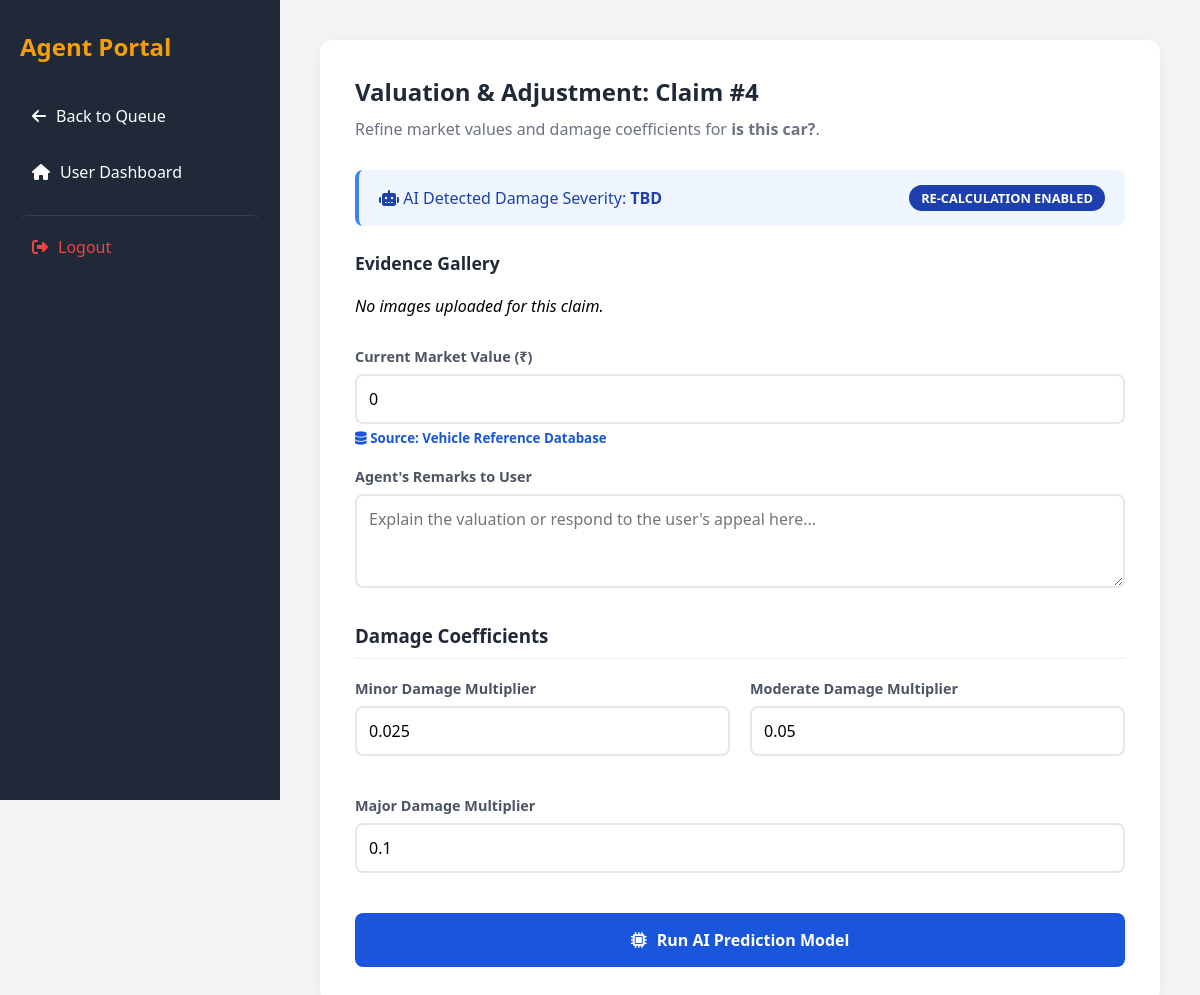
/review-claim/4/ (signed in), run on an earlier commit of the app's database.
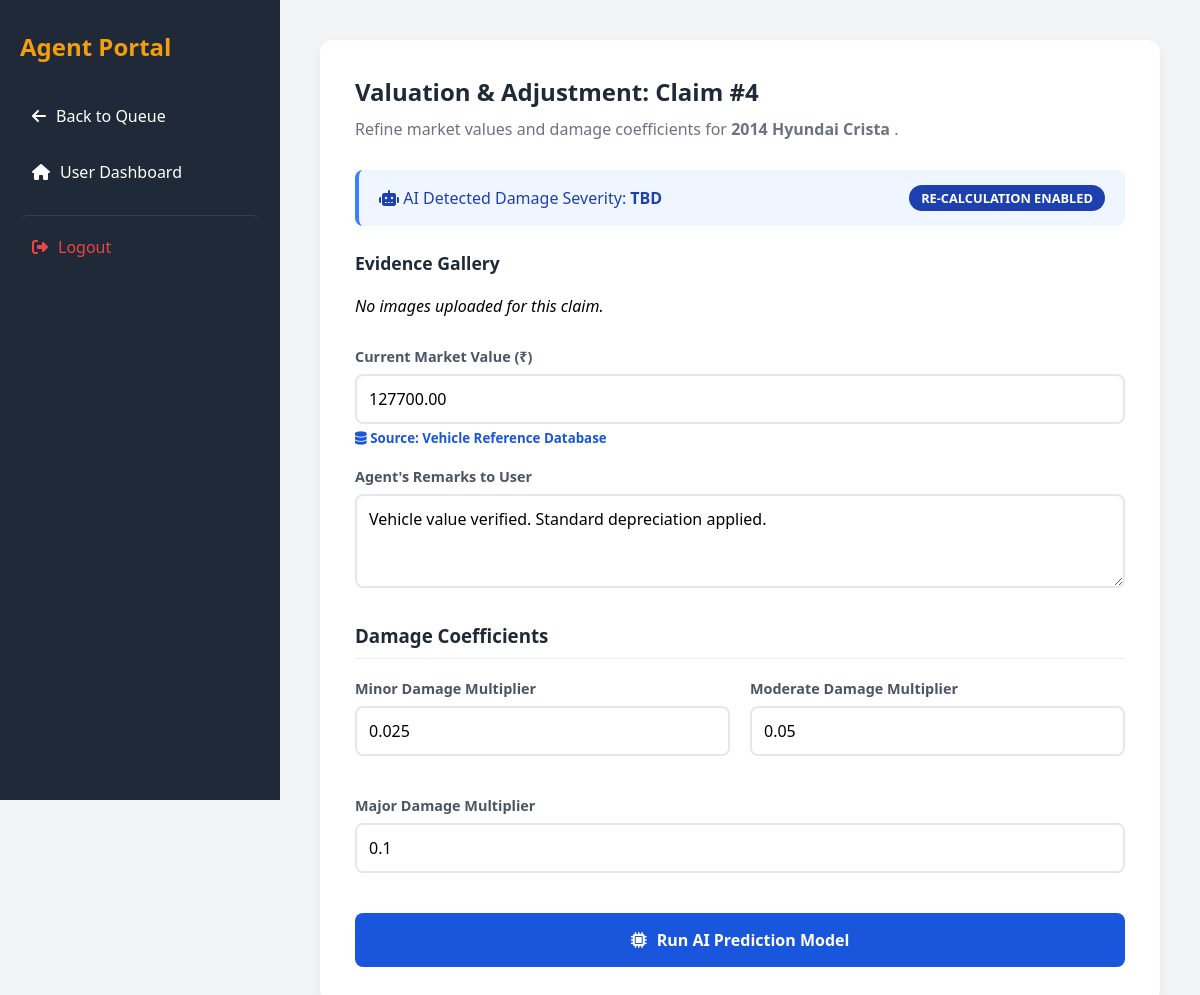
And on a later commit of the database.
### my_admin/models.py (models this page shows, shortened)
class DamageAnalysis(models.Model):
    user = models.ForeignKey(User, on_delete=models.CASCADE, related_name='client_claims')
    agent = models.ForeignKey(
        User,
        on_delete=models.SET_NULL,
        null=True,
        blank=True,
        related_name='assigned_claims'
    )
    car_details = models.CharField(max_length=100)
    status = models.CharField(max_length=20, default='Pending')  # Pending, Approved, Rejected, Appealed
    damage_level = models.CharField(max_length=20, default='TBD')
    date_analyzed = models.DateTimeField(auto_now_add=True)  # Set once on creation
    updated_at = models.DateTimeField(auto_now=True)  # Updates every time .save() is called
    market_value = models.DecimalField(max_digits=12, decimal_places=2, null=True, blank=True)
    minor_coeff = models.FloatField(null=True, blank=True, default=0.025)
    moderate_coeff = models.FloatField(null=True, blank=True, default=0.05)
    major_coeff = models.FloatField(null=True, blank=True, default=0.1)
    estimated_claim = models.DecimalField(max_digits=12, decimal_places=2, null=True, blank=True)
    agent_comment = models.TextField(null=True, blank=True)
    user_appeal_reason = models.TextField(null=True, blank=True)
    appeal_count = models.IntegerField(default=0)  # Tracks 1st and 2nd re-evaluation requests

### my_admin/views.py (the view, shortened to what this page needs)
# urls.py: path('review-claim/<int:claim_id>/', views.review_claim, name='review_claim'),
@login_required
def review_claim(request, claim_id):
    if not is_agent(request.user):
        return redirect('admin_dashboard')
    claim = get_object_or_404(DamageAnalysis, id=claim_id)
    default_market_value = 0
    try:
        model_name = claim.car_details.split()[-1]
        vehicle = VehicleValue.objects.filter(model__icontains=model_name).first()
        if vehicle:
            default_market_value = vehicle.price
    except:
        pass
    context = {
        'claim': claim,
        'default_market_value': default_market_value,
        'def_minor': 0.025,
        'def_moderate': 0.05,
        'def_major': 0.1
    }
    return render(request, "ReviewClaim.html", context)

### my_admin/views.py (called while the page is built)
def is_agent(user):
    try:
        return user.userprofile.role == 'Agent' or user.is_superuser
    except UserProfile.DoesNotExist:
        return False

### my_admin/templates/ReviewClaim.html (shortened to what this page needs)
<!DOCTYPE html>
<html lang="en">
<head>
    <link rel="stylesheet" href="https://cdnjs.cloudflare.com/ajax/libs/font-awesome/6.4.0/css/all.min.css">
</head>
<body>
    <div class="sidebar">
        <h2>Agent Portal</h2>
        <a href="{% url 'agent_dashboard' %}" class="sidebar-link">
            <i class="fas fa-arrow-left"></i> Back to Queue
        </a>
        <a href="{% url 'admin_dashboard' %}" class="sidebar-link">
            <i class="fas fa-home"></i> User Dashboard
        </a>
        <a href="{% url 'my_logout' %}" class="sidebar-link logout">
            <i class="fas fa-sign-out-alt"></i> Logout
        </a>
    </div>
    <div class="main-content">
        <div class="card">
            <h2>Valuation & Adjustment: Claim #{{ claim.id }}</h2>
            <p style="color: #6b7280; margin-bottom: 30px;">Refine market values and damage coefficients for <strong>{{ claim.car_details }}</strong>.</p>
            <div class="info-box">
                <div>
                    <i class="fas fa-robot"></i> AI Detected Damage Severity:
                    <strong style="text-transform: uppercase;">{{ claim.damage_level }}</strong>
                </div>
                <span class="status-badge">RE-CALCULATION ENABLED</span>
            </div>
            <h3 style="margin-bottom: 15px; font-size: 1.1rem; color: #1f2937;">Evidence Gallery</h3>
            <div class="image-gallery">
                {% for img in claim.images.all %}
                    <img src="{{ img.image.url }}" alt="Damage Evidence" class="gallery-item" onclick="window.open(this.src)">
                {% empty %}
                    <p style="color: var(--gray); font-style: italic; grid-column: span 3;">No images uploaded for this claim.</p>
                {% endfor %}
            </div>
            <form method="POST" id="valuationForm">
                <div class="form-group">
                    <label>Current Market Value (₹)</label>
                    <input type="number" name="market_value" value="{{ claim.market_value|default:default_market_value }}" required>
                    <small style="color: #1a56db;"><i class="fas fa-database"></i> Source: Vehicle Reference Database</small>
                </div>
                <div class="form-group">
                    <label>Agent's Remarks to User</label>
                    <textarea name="agent_comment" rows="3" placeholder="Explain the valuation or respond to the user's appeal here...">{{ claim.agent_comment|default:'' }}</textarea>
                </div>
                <h3 style="margin-top: 30px; border-bottom: 1px solid #eee; padding-bottom: 10px; color: #1f2937;">Damage Coefficients</h3>
                <div class="form-grid">
                    <div class="form-group">
                        <label>Minor Damage Multiplier</label>
                        <input type="number" step="0.001" name="minor_coeff" value="{{ claim.minor_coeff|default:def_minor }}">
                    </div>
                    <div class="form-group">
                        <label>Moderate Damage Multiplier</label>
                        <input type="number" step="0.001" name="moderate_coeff" value="{{ claim.moderate_coeff|default:def_moderate }}">
                    </div>
                    <div class="form-group full-width">
                        <label>Major Damage Multiplier</label>
                        <input type="number" step="0.001" name="major_coeff" value="{{ claim.major_coeff|default:def_major }}">
                    </div>
                </div>
                <button type="submit" name="run_model" class="btn-run" onclick="runSimulation()">
                    <i class="fas fa-microchip"></i> Run AI Prediction Model
                </button>
            </form>
        </div>
    </div>
</body>
</html>

What changed in the data, as far as the page shows it:
changed DamageAnalysis "TBD": car_details "is this car?" → "2014 Hyundai Crista"; market_value "0" → "127700.00"; agent_comment (not shown) → "Vehicle value verified. Standard depreciation applied."
